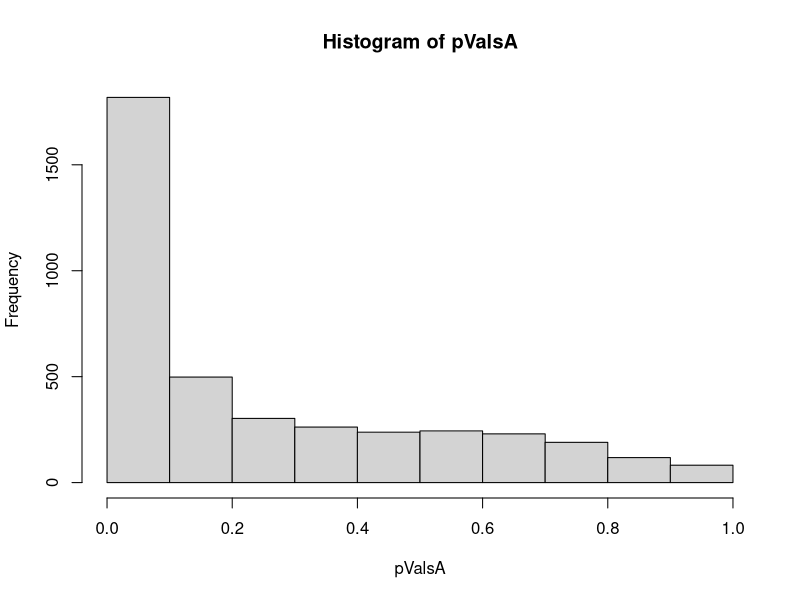
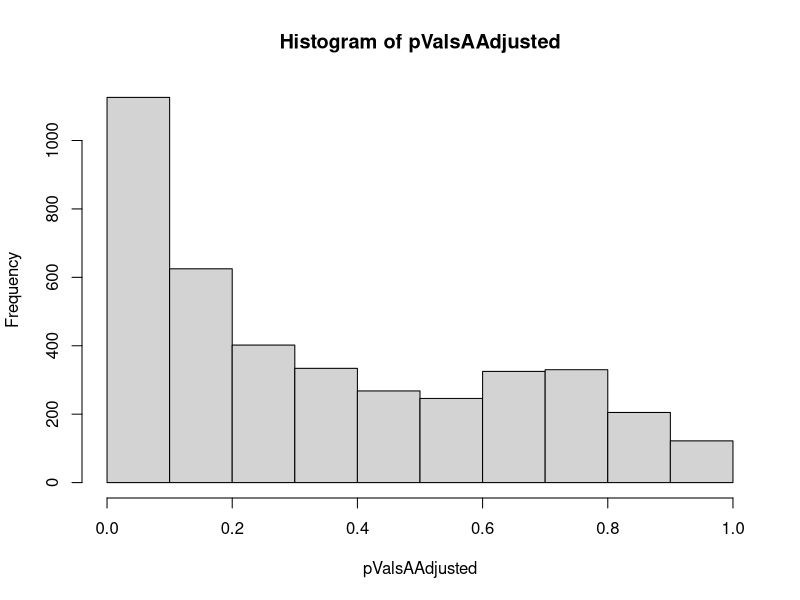
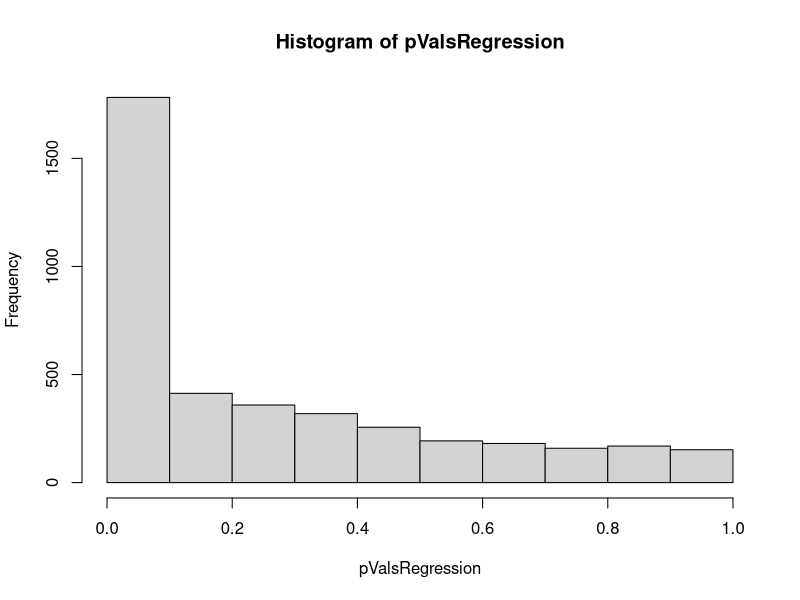
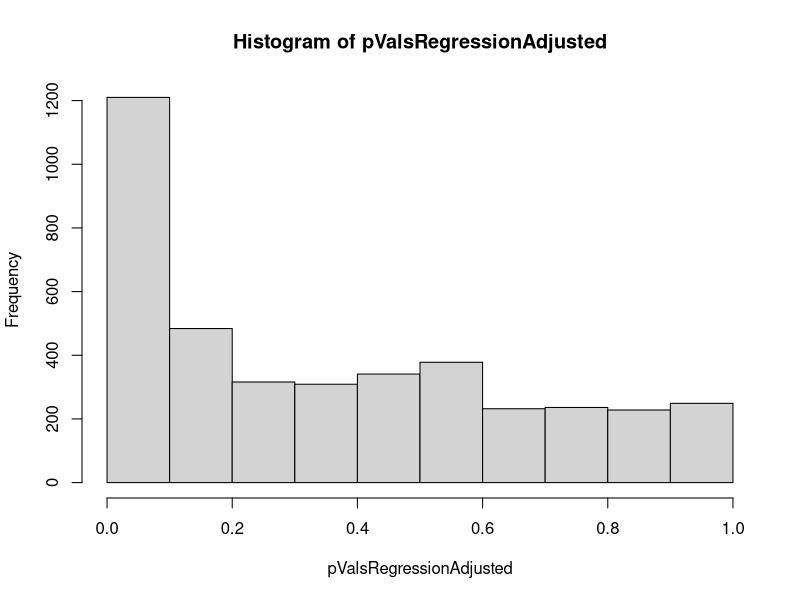
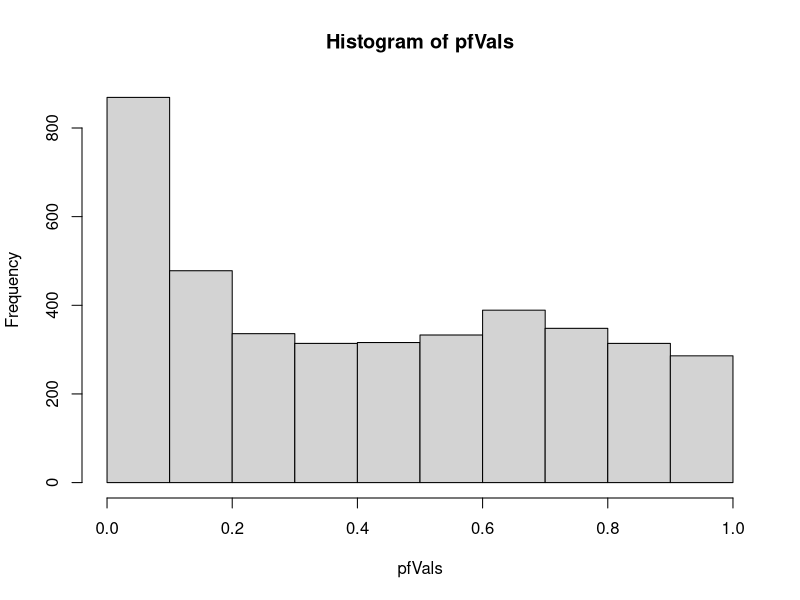
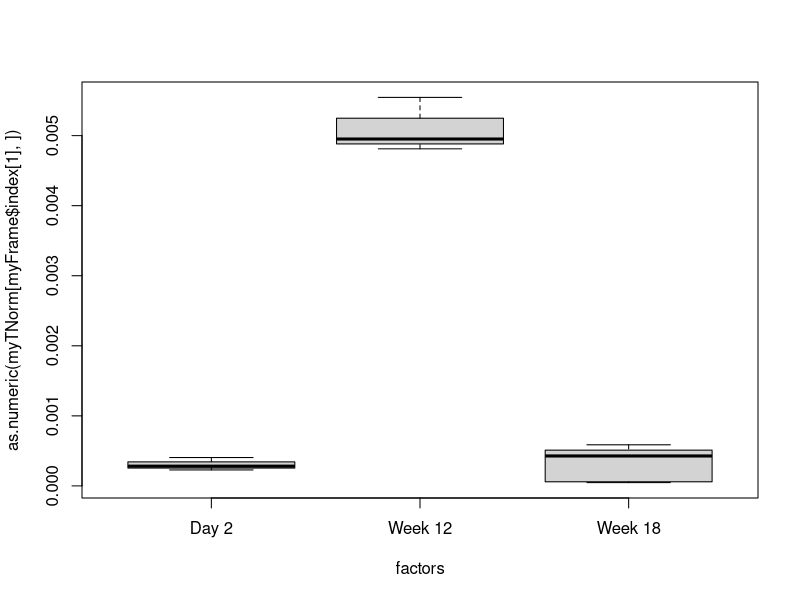
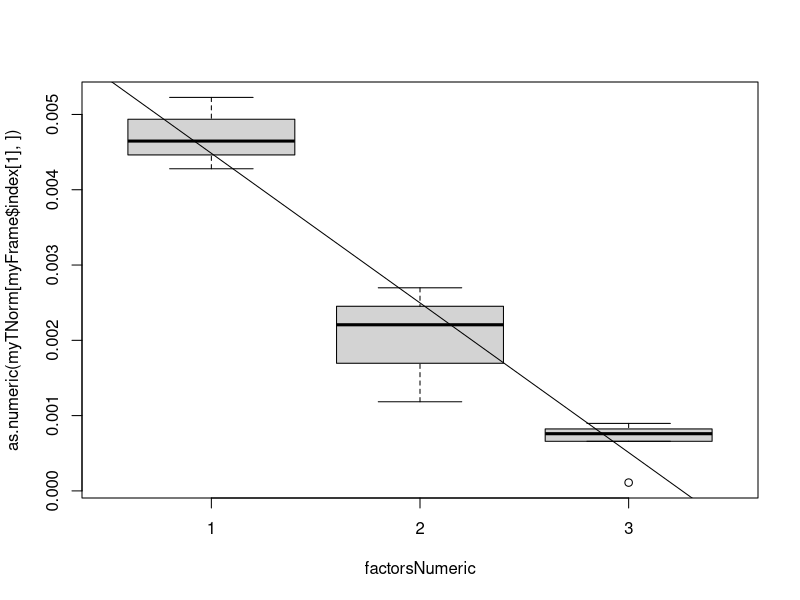
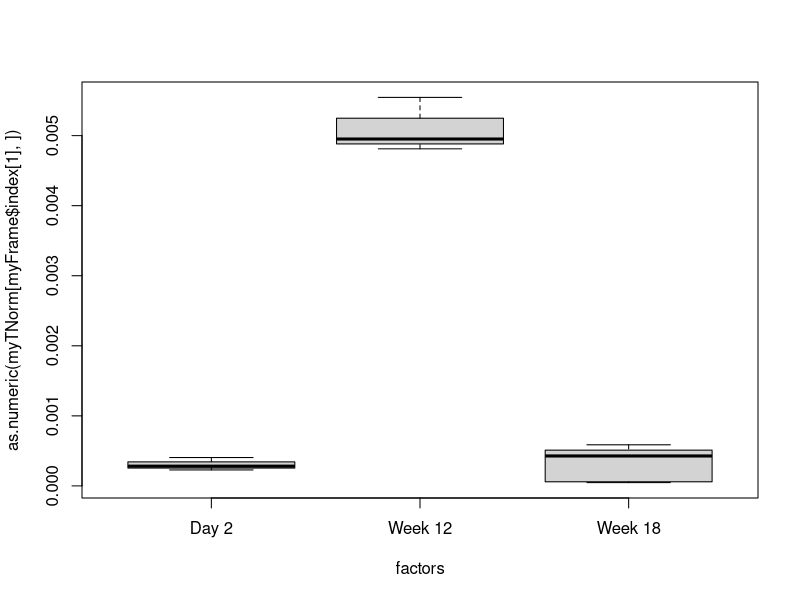

The R script that drew these images, in order:

setwd("C:\\Users\\hmaanaki\\Desktop\\Advanced Statistics\\Lab 6")
myT <- read.table("nc101_scaff_dataCounts.txt",header=TRUE,row.names=1)

myT <- myT[ apply(myT, 1, median) > 5,]

myTNorm <- myT
for( i in 1:ncol(myT)){
  colSum = sum(myT[,i])
  myTNorm[,i] = myTNorm[,i]/colSum
}

# Question A

factors <- c(rep("Day 2",3), 
              rep("Week 12", 3), 
              rep("Week 18", 5))
factors <-factor(factors)

pValsA <- vector()
for(i in 1:nrow(myTNorm)){
  myData <- as.numeric(myTNorm[i,])
  myChangingLm <- lm(myData ~ factors, x=TRUE)
  pValsA[i] <- anova(myChangingLm)$"Pr(>F)"[1]
}

hist(pValsA)
pValsAAdjusted <- p.adjust(pValsA, method = "BH")
hist(pValsAAdjusted)
pValsASortedAdjusted <- sort(pValsAAdjusted, decreasing = FALSE)

count = 0
for(j in 1:length(pValsASortedAdjusted)){
  if(pValsASortedAdjusted[j] < 0.05){
    count = count + 1
  }
  else{
    break
  }
}

# There are 612 significant genes with a BH FDR-corrected 0.05 threshold
count

# Question B

factorsNumeric <- c(rep(2,3), rep(86, 3), rep(128, 5))
factorsNumeric <- as.numeric(factor(factorsNumeric))

pValsRegression <- vector()
for(i in 1: nrow(myTNorm)){
  myData <- as.numeric(myTNorm[i,])
  myChangingLm <- lm(myData ~ factorsNumeric, x=TRUE)
  pValsRegression[i] <- anova(myChangingLm)$"Pr(>F)"[1]
}

hist(pValsRegression)
pValsRegressionAdjusted <- p.adjust(pValsRegression, method = "BH")
hist(pValsRegressionAdjusted)
pValsRegressionF <- sort(pValsRegressionAdjusted, decreasing = FALSE)

count = 0
for(k in 1:length(pValsASortedAdjusted)){
  if(pValsRegressionF[k] < 0.05){
    count = count + 1
  }
  else{
    break
  }
}

# There are 737 significant genes with a BH FDR-corrected 0.05 threshold
count

# Question C
pfVals <- vector()
for(i in 1: nrow(myTNorm)){
  myData <- as.numeric(myTNorm[i,])
  myChangingLmFull <- lm(myData ~ factors, x=TRUE)
  myChangingLmReduced <- lm(myData ~ factorsNumeric, x=TRUE)
  
  fullResiduals <- sum(residuals(myChangingLmFull) ^ 2)
  reducedResiduals <-sum(residuals(myChangingLmReduced) ^ 2)
  
  f = ((reducedResiduals - fullResiduals) /(9-8) ) / (fullResiduals/8)
  pfVals[i] <- pf(f, 1, 8, lower.tail = FALSE)
}

hist(pfVals)

pfValsAdjusted <- p.adjust(pfVals, method = "BH")
pfValsSorted <- sort(pfValsAdjusted, decreasing = FALSE)

count = 0
for(l in 1:length(pfValsSorted)){
  if(pfValsSorted[l] < 0.05){
    count = count + 1
  }
  else{
    break
  }
}

# At a threshold of 0.05, ther is a significant difference between 30 genes for
# the two models

count

# Question D

index <- 1:3983

myFrame <- data.frame(index, pValsAAdjusted,
                     pValsRegressionAdjusted, pfValsAdjusted)


  # Plot for A
myFrame <- myFrame[order(myFrame$pValsAAdjusted),]
boxplot(as.numeric( myTNorm[myFrame$index[1],]) ~ factors)

  # Plot for B
myFrame <- myFrame[order(myFrame$pValsRegressionAdjusted),]
boxplot(as.numeric( myTNorm[myFrame$index[1],]) ~ factorsNumeric)
abline(lm(as.numeric(myTNorm[myFrame$index[1],]) ~ factorsNumeric))       

  # Plot for C
myFrame <- myFrame[order(myFrame$pfValsAdjusted),]
boxplot(as.numeric( myTNorm[myFrame$index[1],]) ~ factors)

# Question E

# Looking at the box plots, it is clear that the two-parameter
# model is ideal for this data since it shows a proper relationship for the
# most significant gene. Additionally, since we have time-series data, it 
# would be more logical to run the linear model using the days as numeric leading
# to a two-parameter model.Using three-parameter model's seems like it would be more ideal
# for data that doesn't contain time-series (or numeric chaging) data (or if you are not looking at changes
# over time).
